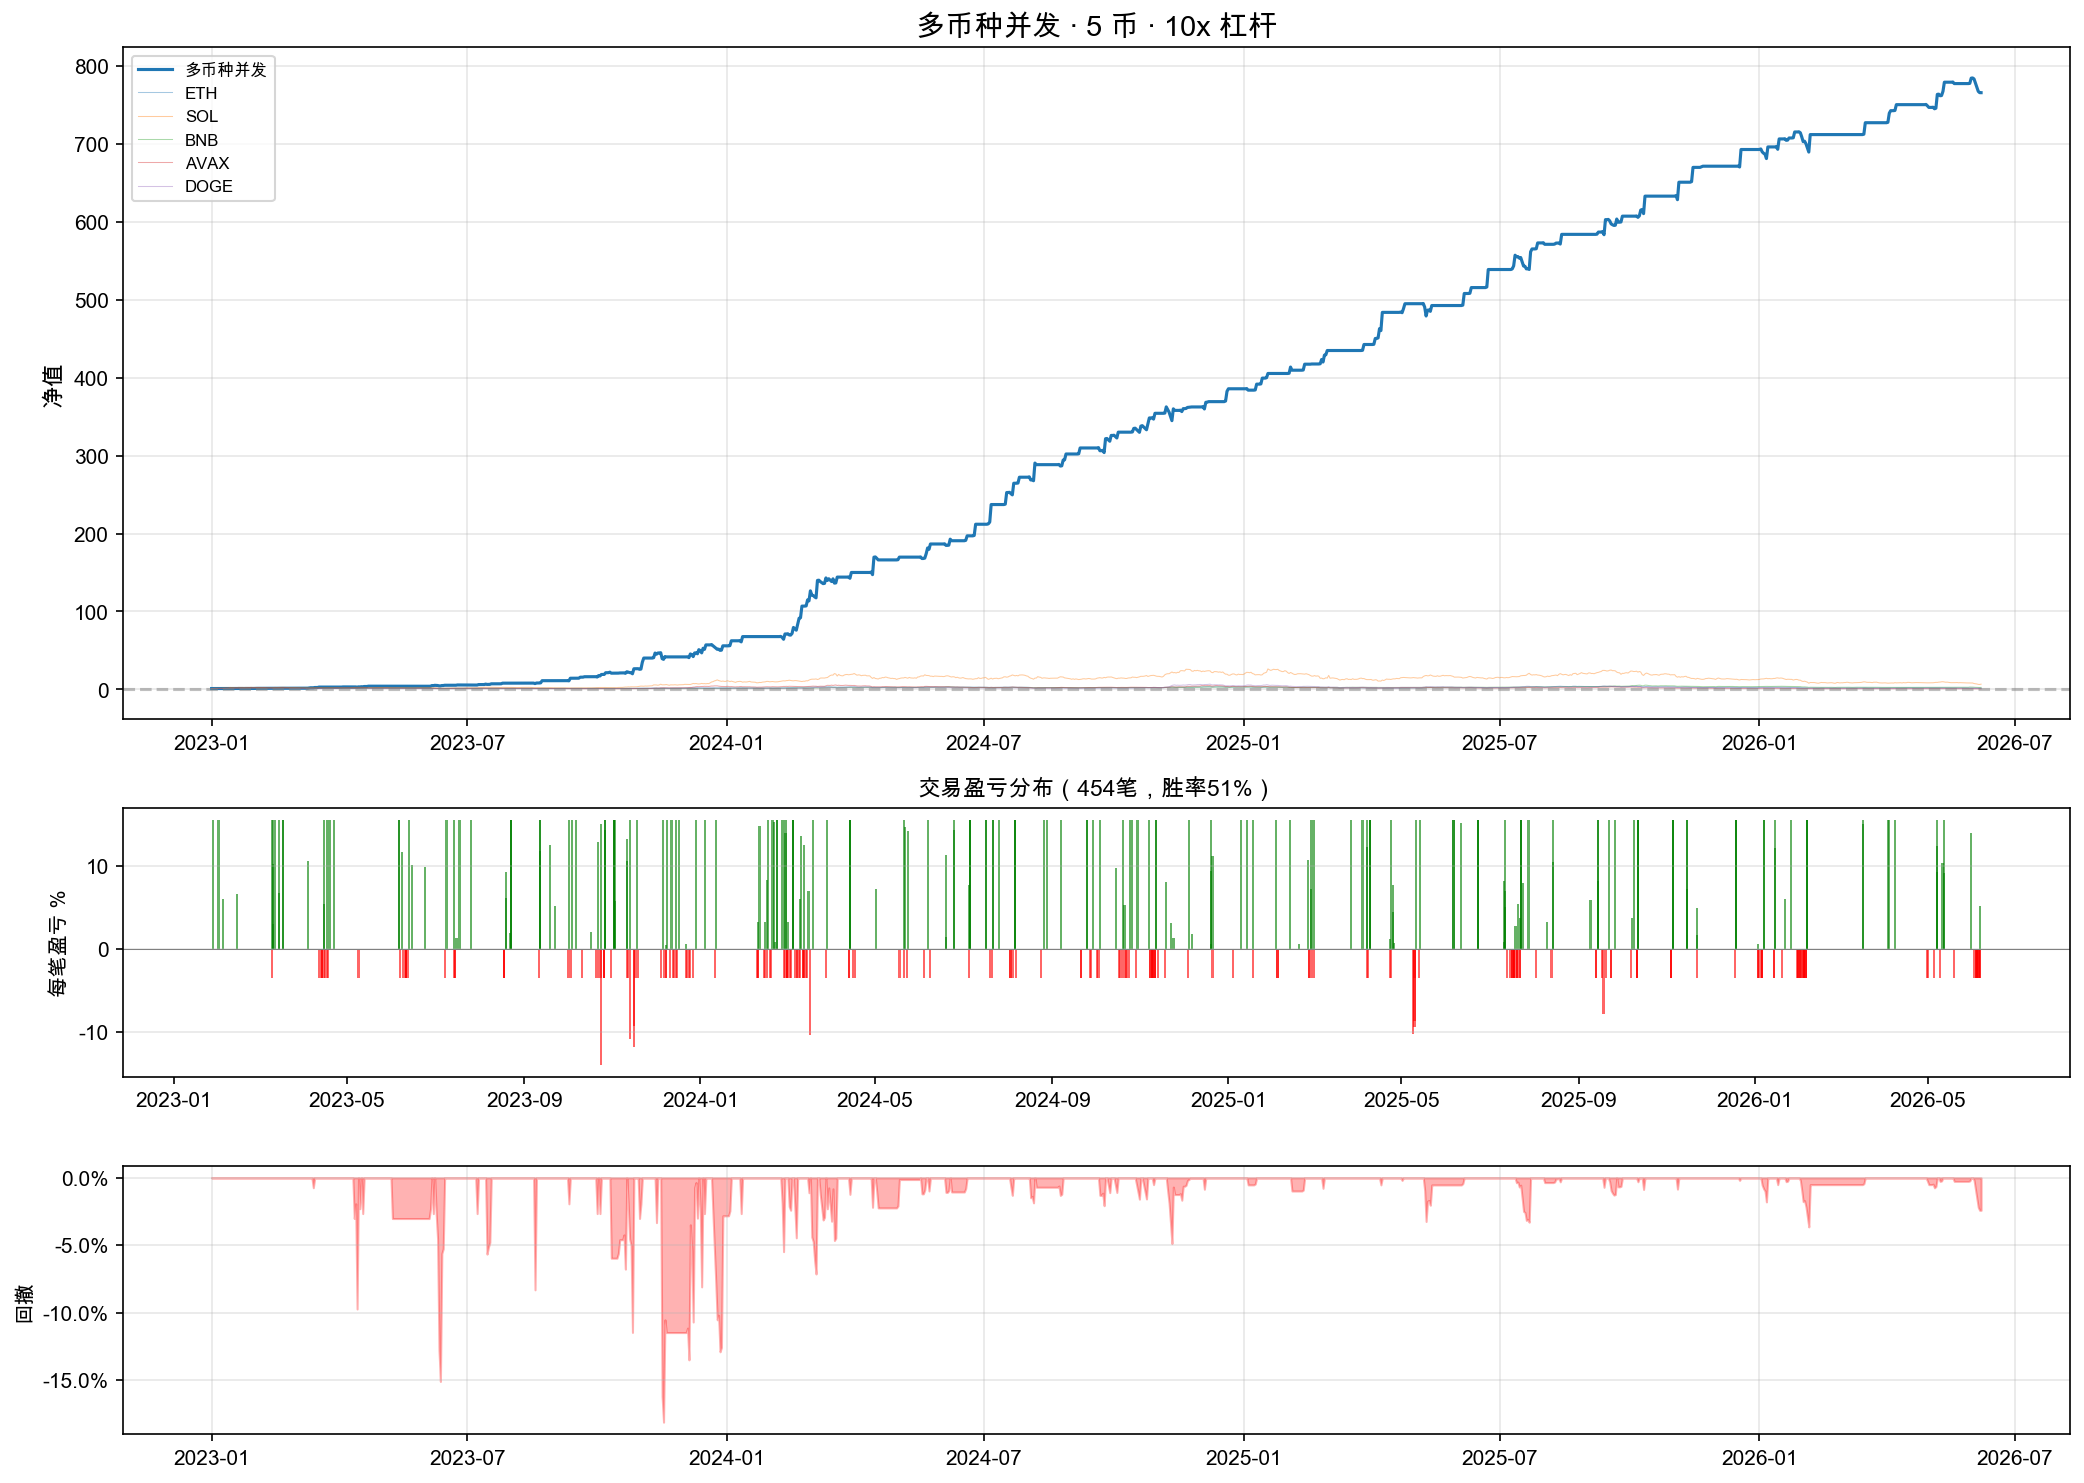

Source code (Python):
"""
多币种并发杠杆超短线
- 同时监控 ETH/SOL/BNB/AVAX/DOGE
- 哪个出 RSI 极端信号就开哪个
- 最多同时持有 3 个仓位，资金分配 30%/仓
- 每个币独立止盈止损

用法:
    python crypto_multi.py
"""

import time, argparse
import numpy as np
import pandas as pd
import yfinance as yf
import matplotlib.pyplot as plt
import matplotlib.ticker as mticker

plt.rcParams["font.sans-serif"] = ["Arial Unicode MS", "Heiti SC", "PingFang SC"]
plt.rcParams["axes.unicode_minus"] = False

# ============================================================
# 策略参数
# ============================================================
LEVERAGE = 10
CAPITAL = 10_000
RISK_PER_TRADE = 0.03       # 每笔风险 3% 本金（并发降低单仓风险）
TP_PRICE_PCT = 0.015        # 止盈 1.5%（×10 = 15%）
SL_PRICE_PCT = 0.004        # 止损 0.4%（×10 = 4%）
TRAILING_STOP = 0.004
RSI_PERIOD = 5
RSI_LONG = 25
RSI_SHORT = 78
MIN_VOL = 1.2
MAX_HOLD = 3
MAX_POSITIONS = 3
MAX_POSITION_SIZE = 500_000 # 单仓名义价值上限 $50万（模拟流动性限制）
MAKER_FEE = 0.0002
LIMIT_OFFSET = 0.0005
LIMIT_FILL = 0.85
WICK = 0.08
TRADING_DAYS = 365

# 交易标的
COINS = ["ETH-USD", "SOL-USD", "BNB-USD", "AVAX-USD", "DOGE-USD"]
BENCHMARK = "ETH-USD"


def compute_rsi(close, period):
    d = close.diff()
    g = d.clip(lower=0)
    l = (-d).clip(lower=0)
    return 100 - 100 / (1 + g.ewm(alpha=1/period, adjust=False).mean() /
                         l.ewm(alpha=1/period, adjust=False).mean().replace(0, 1e-10))


def run_multi(quick=False):
    t0 = time.time()
    np.random.seed(7)

    # ---- 加载所有币的数据 ----
    print(f"[Multi] 加载 {len(COINS)} 个币种数据...")
    coin_data = {}
    for sym in COINS:
        try:
            df = yf.Ticker(sym).history(start="2023-01-01", end="2026-06-08")
            df = df.reset_index()
            df.columns = [c.lower() for c in df.columns]
            df["date"] = pd.to_datetime(df["date"]).dt.tz_localize(None)
            if len(df) > 200:
                # 计算指标
                df["rsi"] = compute_rsi(df["close"], RSI_PERIOD)
                df["atr14"] = (df["high"] - df["low"]).rolling(14).mean()
                df["vol_ratio"] = df["volume"] / df["volume"].rolling(20).mean()
                coin_data[sym] = df
                print(f"  {sym}: {len(df)} 天")
        except Exception as e:
            print(f"  {sym}: 失败 - {e}")

    # 找到所有币种共同的日期范围，取最大的日期集合
    all_dates = set()
    for df in coin_data.values():
        all_dates.update(df["date"].tolist())
    all_dates = sorted(all_dates)

    # ---- 回测 ----
    equity = float(CAPITAL)
    # 每个仓位: {symbol, direction, entry_price, position_value, entry_date, bars, highest, lowest}
    positions = []
    trades = []
    nav = []

    for date in all_dates:
        # ==== 逐仓检查平仓 ====
        for pos in list(positions):
            sym = pos["symbol"]
            df = coin_data.get(sym)
            if df is None:
                continue
            row = df[df["date"] == date]
            if len(row) == 0:
                continue
            row = row.iloc[0]
            price = row["close"]
            ph, pl = row["high"], row["low"]

            pos["bars"] += 1
            pos["highest"] = max(pos["highest"], ph)
            pos["lowest"] = min(pos["lowest"], pl)

            pc = ((price - pos["entry_price"]) / pos["entry_price"]
                  if pos["direction"] == "long"
                  else (pos["entry_price"] - price) / pos["entry_price"])

            atr_p = row["atr14"] / price
            dr = (ph - pl) / price
            is_wick = dr > 1.5 * atr_p and np.random.random() < WICK

            exit_price = None
            reason = ""

            if is_wick:
                wd = np.random.uniform(2, 5)
                if pos["direction"] == "long" and pl < pos["entry_price"] * (1 - SL_PRICE_PCT * wd):
                    exit_price = pos["entry_price"] * (1 - SL_PRICE_PCT * wd)
                    reason = "插针"
                elif pos["direction"] == "short" and ph > pos["entry_price"] * (1 + SL_PRICE_PCT * wd):
                    exit_price = pos["entry_price"] * (1 + SL_PRICE_PCT * wd)
                    reason = "插针"

            if not exit_price:
                if pc >= TP_PRICE_PCT:
                    exit_price = pos["entry_price"] * (1 + TP_PRICE_PCT if pos["direction"] == "long" else 1 - TP_PRICE_PCT)
                    reason = "止盈"
                elif pc <= -SL_PRICE_PCT:
                    exit_price = pos["entry_price"] * (1 - SL_PRICE_PCT if pos["direction"] == "long" else 1 + SL_PRICE_PCT)
                    reason = "止损"
                elif pos["direction"] == "long" and pos["highest"] > pos["entry_price"]:
                    dd = (pos["highest"] - price) / pos["entry_price"]
                    if dd > TRAILING_STOP and pc > 0:
                        exit_price = price; reason = "移动止盈"
                elif pos["direction"] == "short" and pos["lowest"] < pos["entry_price"]:
                    rally = (price - pos["lowest"]) / pos["entry_price"]
                    if rally > TRAILING_STOP and pc > 0:
                        exit_price = price; reason = "移动止盈"
                elif pos["bars"] >= MAX_HOLD:
                    exit_price = price; reason = "超时"
                elif pos["direction"] == "long" and row["rsi"] > 70:
                    exit_price = price; reason = "RSI回落"
                elif pos["direction"] == "short" and row["rsi"] < 35:
                    exit_price = price; reason = "RSI回升"

            if exit_price is not None:
                ef = exit_price * (1 + LIMIT_OFFSET if pos["direction"] == "long" else 1 - LIMIT_OFFSET)
                if pos["direction"] == "long":
                    pnl = (ef / pos["entry_price"] - 1) * LEVERAGE
                else:
                    pnl = (1 - ef / pos["entry_price"]) * LEVERAGE
                pnl_dollar = pos["position_value"] * pnl - pos["position_value"] * MAKER_FEE * 2
                equity += pnl_dollar
                trades.append({
                    "symbol": sym, "dir": pos["direction"],
                    "entry_date": pos["entry_date"], "exit_date": date,
                    "entry": pos["entry_price"], "exit": ef,
                    "pnl_pct": pnl * 100, "pnl_$": pnl_dollar,
                    "reason": reason, "bars": pos["bars"],
                })
                positions.remove(pos)

        # ==== 空仓位时扫描入场信号 ====
        if len(positions) < MAX_POSITIONS:
            for sym in COINS:
                if len(positions) >= MAX_POSITIONS:
                    break
                # 已经有这个币的仓位就不重复开
                if any(p["symbol"] == sym for p in positions):
                    continue
                df = coin_data.get(sym)
                if df is None:
                    continue
                row = df[df["date"] == date]
                if len(row) == 0:
                    continue
                row = row.iloc[0]
                price = row["close"]
                rsi_v = row["rsi"]
                vol_r = row["vol_ratio"]
                ph, pl = row["high"], row["low"]

                if pd.isna(rsi_v):
                    continue

                direction = None
                if rsi_v < RSI_LONG and vol_r > MIN_VOL and price > pl * 1.003:
                    direction = "long"
                elif rsi_v > RSI_SHORT and vol_r > MIN_VOL and price < ph * 0.997:
                    direction = "short"

                if direction and np.random.random() < LIMIT_FILL:
                    risk_amount = equity * RISK_PER_TRADE
                    pos_value = risk_amount / (SL_PRICE_PCT * LEVERAGE)
                    pos_value = min(pos_value, equity * LEVERAGE, MAX_POSITION_SIZE)
                    entry_price = price * (1 - LIMIT_OFFSET if direction == "long" else 1 + LIMIT_OFFSET)
                    positions.append({
                        "symbol": sym,
                        "direction": direction,
                        "entry_price": entry_price,
                        "position_value": pos_value,
                        "entry_date": date,
                        "bars": 0,
                        "highest": entry_price,
                        "lowest": entry_price,
                    })

        # ==== 记录每日权益 ====
        total_equity = equity
        for pos in positions:
            df = coin_data.get(pos["symbol"])
            if df is not None:
                row = df[df["date"] == date]
                if len(row) > 0:
                    p = row["close"].iloc[0]
                    if pos["direction"] == "long":
                        unreal = (p / pos["entry_price"] - 1) * LEVERAGE
                    else:
                        unreal = (1 - p / pos["entry_price"]) * LEVERAGE
                    total_equity += pos["position_value"] * unreal

        nav.append({"date": date, "equity": total_equity, "num_pos": len(positions)})

    # ---- 绩效 ----
    nav_df = pd.DataFrame(nav).set_index("date")
    final_eq = nav_df["equity"].iloc[-1]
    total_ret = (final_eq / CAPITAL) - 1
    total_days = len(nav_df)
    ann_ret = (final_eq / CAPITAL) ** (TRADING_DAYS / total_days) - 1

    returns = nav_df["equity"].pct_change().dropna()
    ann_vol = float(returns.std() * np.sqrt(TRADING_DAYS))
    sharpe = (ann_ret - 0.03) / ann_vol if ann_vol > 0 else 0

    peak = nav_df["equity"].expanding().max()
    max_dd = float(((nav_df["equity"] - peak) / peak).min())

    sell_trades = [t for t in trades if t["reason"] != ""]
    win_trades = [t for t in sell_trades if t["pnl_$"] > 0]
    win_rate = len(win_trades) / len(sell_trades) if sell_trades else 0
    wick_count = sum(1 for t in trades if t["reason"] == "插针")

    # 按币种统计
    by_coin = {}
    for t in trades:
        s = t["symbol"]
        if s not in by_coin:
            by_coin[s] = {"trades": 0, "pnl": 0, "wins": 0}
        by_coin[s]["trades"] += 1
        by_coin[s]["pnl"] += t["pnl_$"]
        if t["pnl_$"] > 0:
            by_coin[s]["wins"] += 1

    # ---- 画图 ----
    fig, axes = plt.subplots(3, 1, figsize=(14, 10),
                             gridspec_kw={"height_ratios": [2.5, 1, 1]})

    ax1 = axes[0]
    ax1.plot(nav_df.index, nav_df["equity"] / CAPITAL, label="多币种并发", color="#1f77b4", linewidth=1.5)
    # 叠加每个币的单独表现（净值归一）
    for sym in COINS:
        df = coin_data.get(sym)
        if df is not None:
            df = df.set_index("date")
            ax1.plot(df.index, df["close"] / df["close"].iloc[0],
                     linewidth=0.5, alpha=0.4, label=sym.replace("-USD", ""))
    ax1.axhline(y=1.0, color="gray", linestyle="--", alpha=0.5)
    ax1.set_title(f"多币种并发 · {len(COINS)} 币 · 10x 杠杆", fontsize=14, fontweight="bold")
    ax1.set_ylabel("净值", fontsize=11)
    ax1.legend(loc="upper left", fontsize=8)
    ax1.grid(True, alpha=0.3)

    ax2 = axes[1]
    for t in trades:
        color = "green" if t["pnl_$"] > 0 else "red"
        ax2.bar(t["exit_date"], t["pnl_pct"], color=color, alpha=0.6, width=1.5)
    ax2.axhline(y=0, color="gray", linewidth=0.5)
    ax2.set_ylabel("每笔盈亏 %", fontsize=10)
    ax2.set_title(f"交易盈亏分布（{len(trades)}笔，胜率{win_rate*100:.0f}%）", fontsize=11)
    ax2.grid(True, alpha=0.3, axis="y")

    ax3 = axes[2]
    dd = (nav_df["equity"] - nav_df["equity"].expanding().max()) / nav_df["equity"].expanding().max()
    ax3.fill_between(dd.index, dd.values, 0, color="red", alpha=0.3)
    ax3.set_ylabel("回撤", fontsize=10)
    ax3.yaxis.set_major_formatter(mticker.PercentFormatter(xmax=1.0))
    ax3.grid(True, alpha=0.3)

    plt.tight_layout()
    plt.savefig("crypto_multi.png", dpi=150, bbox_inches="tight")
    print("[Multi] 图表: crypto_multi.png")

    print(f"\n{'='*60}")
    print(f"  多币种并发 · 绩效报告")
    print(f"{'='*60}")
    print(f"  交易币种:       {', '.join(c.replace('-USD','') for c in COINS)}")
    print(f"  初始本金:       ${CAPITAL:,.0f}")
    print(f"  最终权益:       ${final_eq:,.0f}")
    print(f"  总收益率:        {total_ret*100:.1f}%")
    print(f"  年化收益:        {ann_ret*100:.1f}%")
    print(f"  年化波动:        {ann_vol*100:.1f}%")
    print(f"  夏普比率:         {sharpe:.2f}")
    print(f"  最大回撤:         {max_dd*100:.1f}%")
    print(f"  ──────────────────────────────")
    print(f"  总交易次数:       {len(trades)}")
    print(f"  插针次数:         {wick_count}")
    print(f"  胜率:             {win_rate*100:.0f}%")
    print(f"  总盈亏:           ${sum(t['pnl_$'] for t in trades):,.0f}")
    print(f"  ──────────────────────────────")
    for sym, stats in sorted(by_coin.items()):
        wr = stats["wins"] / stats["trades"] * 100 if stats["trades"] > 0 else 0
        print(f"  {sym.replace('-USD',''):<6s}  {stats['trades']:3d}笔  胜率{wr:.0f}%  PnL ${stats['pnl']:,.0f}")
    print(f"{'='*60}")

    print(f"\n  最近 10 笔交易:")
    for t in trades[-10:]:
        emoji = "🟢" if t["pnl_$"] > 0 else "🔴"
        print(f"  {emoji} {t['symbol']:<8s} {str(t['entry_date'])[:10]} → {str(t['exit_date'])[:10]}  "
              f"{t['pnl_pct']:+.1f}%  {t['reason']}")

    elapsed = time.time() - t0
    print(f"\n  Total: {elapsed:.1f}s")


if __name__ == "__main__":
    run_multi()
